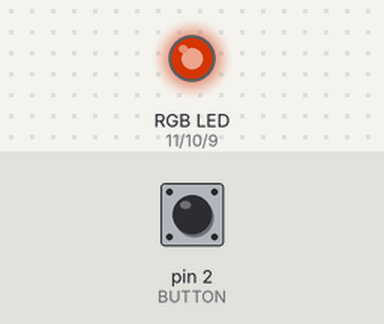
The sketch below on a simulated Arduino Uno, built with avr-gcc and run on an emulated ATmega328P. Shown: an RGB LED mixed from three pins (HIGH = lit). The inputs (shaded band) are chosen by the test bench; at power-on: pin 2 (BUTTON) HIGH. Dim RGB values are drawn brighter than linear; random numbers use the default seed unless the sketch sets one.

Above: at 1.01 s.
1.3 s: pin 2 (BUTTON) pulled LOW for 0.15 s
At 2.5 s:
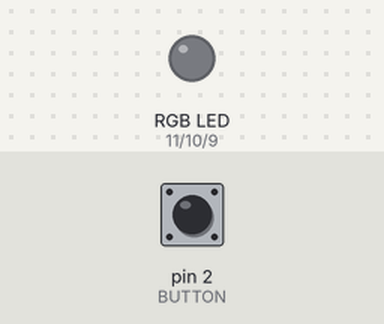
2.9 s: pin 2 (BUTTON) pulled LOW for 1 s
At 3.02 s:
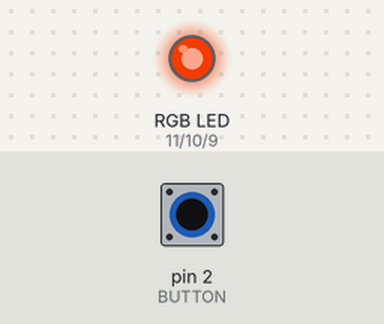
5.9 s: pin 2 (BUTTON) pulled LOW for 3.2 s
Timing chart, 0 to 8.9 s (numbered marks = the images above; inputs shaded):
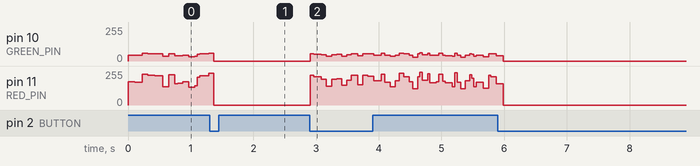

The sketch:

p020-candle-flicker.ino
```cpp
// Project 20: Candle Flicker
// A flame that never repeats. Press the button to blow it
// out. Press again to light it.
// Uses the same circuit as Project 19.

const int RED_PIN = 11;
const int GREEN_PIN = 10;
const int BLUE_PIN = 9;
const int BUTTON = 2;

bool lit = true;
bool wasPressed = false;

void setColor(int r, int g, int b) {
  analogWrite(RED_PIN, r);
  analogWrite(GREEN_PIN, g);
  analogWrite(BLUE_PIN, b);
}

void setup() {
  pinMode(RED_PIN, OUTPUT);
  pinMode(GREEN_PIN, OUTPUT);
  pinMode(BLUE_PIN, OUTPUT);
  pinMode(BUTTON, INPUT_PULLUP);
  // A0 must have nothing plugged in for this to work.
  randomSeed(analogRead(A0));
}

void loop() {
  // 1. Read the input.
  bool pressed = (digitalRead(BUTTON) == LOW);

  // 2. Solve the logic: each new press flips the flame.
  if (pressed && !wasPressed) {
    lit = !lit;
  }
  wasPressed = pressed;

  // 3. Write the output.
  if (lit) {
    int glow = random(120, 256);          // how bright
    setColor(glow, glow / 4, 0);          // warm orange
    delay(random(30, 120));               // how long
  } else {
    setColor(0, 0, 0);
    delay(30);
  }
}
```
